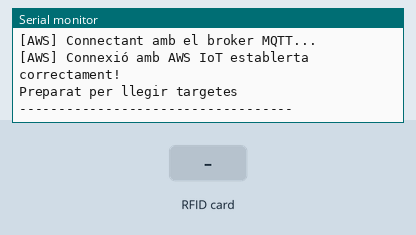
Simulated run of this sketch. Board: ESP32. Parts: the last lines printed to the serial monitor. The inputs (shaded band) are chosen by the test bench. WiFi joins after 1.5 s; servers stay silent unless stated; no MQTT or app messages arrive unless stated.

Above: at 2.9 s.
3.0 s: RFID card 12 34 56 78 held to the reader
At 3.7 s:
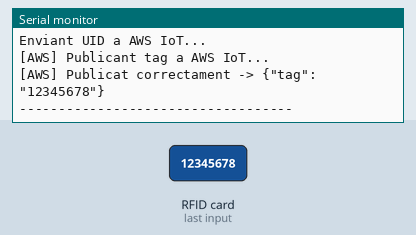
4.5 s: RFID card 5E 7A 19 C4 held to the reader
At 6.4 s:
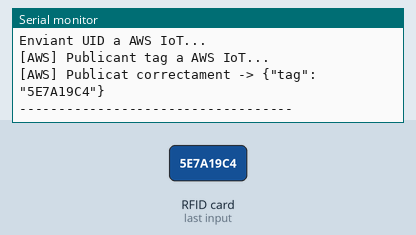

Measured:
- after the input at 3.0 s, the serial monitor: prints a new line at once (image 1)
- after the input at 4.5 s, the serial monitor: prints a new line after 0.68 s (image 2)

The sketch:

ReadNUID.ino
```cpp
#include <Arduino.h>

// Variables d'estat globals
bool WifiConnected = false;
bool AWSConnected = false;

// Declarem les funcions que estan en altres fitxers
void SetupRFID();
bool CheckRFID(String &tag);

void SetupWifi();
void CheckWifi();

void SetupAWS();
void CheckAWS();
void PublicaTag(String tag);

// Programa principal
// ─────────────────────────────────────────────────
void setup() {
  Serial.begin(9600);
  Serial.println("Iniciant sistema de lectura RFID...");

  // Inicialitza la connexió Wi-Fi
  SetupWifi();

  // Inicialitza el lector RFID
  SetupRFID();

  // Inicialitza la connexió amb AWS IoT Core
  SetupAWS();

  Serial.println("Preparat per llegir targetes");
  Serial.println("-----------------------------------");
}

void loop() {
  // Comprova que la connexió Wi-Fi segueixi activa
  CheckWifi();

  // Comprova i manté la connexió amb AWS IoT Core
  CheckAWS();

  // Comprova si s'ha llegit una targeta RFID
  String tag;
  if (CheckRFID(tag)) {
    Serial.print("Targeta detectada, UID: ");
    Serial.println(tag);

    // Si està connectat a AWS, publica la dada al núvol
    if (AWSConnected) {
      Serial.println("Enviant UID a AWS IoT...");
      PublicaTag(tag);
    } else {
      Serial.println("No connectat a AWS, no s'ha pogut publicar.");
    }

    Serial.println("-----------------------------------");
    delay(2000);
  }
}
```

AWS-IOT.ino
```cpp
#include "secrets.h"                // Certificats i configuració AWS
#include <WiFiClientSecure.h>       // Connexió segura (TLS)
#include <MQTTClient.h>             // Client MQTT per AWS
#include <ArduinoJson.h>            // Per a enviar dades en format JSON

// Nom del dispositiu (ha de coincidir amb el que tens a AWS IoT)
#define THINGNAME "ESP32"

// Temes MQTT (topics) per publicar i subscriure
#define AWS_IOT_SUBSCRIBE_TOPIC "iticbcn/espnode01/sub"
#define AWS_IOT_PUBLISH_TOPIC   "iticbcn/espnode01/pub"

// Clients per la connexió segura i MQTT
WiFiClientSecure net = WiFiClientSecure();
MQTTClient client = MQTTClient(256);

// ----------------------------------------------------
// Configuració inicial de connexió amb AWS
// ----------------------------------------------------
void SetupAWS() {
  Serial.println("[AWS] Inicialitzant connexió amb AWS IoT...");

  // Carregar certificats i claus
  net.setCACert(AWS_CERT_CA);          // Certificat Root CA d'Amazon
  net.setCertificate(AWS_CERT_CRT);    // Certificat del dispositiu
  net.setPrivateKey(AWS_CERT_PRIVATE); // Clau privada del dispositiu

  // Connectar el client MQTT amb el servidor AWS
  client.begin(AWS_IOT_ENDPOINT, 8883, net);

  // Intentem connectar
  Serial.println("[AWS] Connectant amb el broker MQTT...");
  if (client.connect(THINGNAME)) {
    Serial.println("[AWS] Connexió amb AWS IoT establerta correctament!");
    AWSConnected = true;
    // Ens subscrivim al topic per si AWS ens envia missatges
    client.subscribe(AWS_IOT_SUBSCRIBE_TOPIC);
  } else {
    Serial.print("[AWS] Error connectant amb AWS IoT. Codi: ");
    Serial.println(client.lastError());
    AWSConnected = false;
  }
}

// ----------------------------------------------------
// Revisar i mantenir connexió amb AWS IoT
// ----------------------------------------------------
void CheckAWS() {
  if (!client.connected()) {
    Serial.println("[AWS] Connexió amb AWS perduda. Reintentant...");

    // Reintentem la connexió
    if (client.connect(THINGNAME)) {
      Serial.println("[AWS] Reconnectat correctament a AWS IoT!");
      AWSConnected = true;
      client.subscribe(AWS_IOT_SUBSCRIBE_TOPIC);
    } else {
      Serial.println("[AWS] No s'ha pogut reconnectar a AWS IoT.");
      AWSConnected = false;
    }
  } else {
    // Si està connectat, mantenim viva la connexió MQTT
    client.loop();
    AWSConnected = true;
  }
}

// ----------------------------------------------------
// Publicar un UID (tag) al topic d’AWS
// ----------------------------------------------------
void PublicaTag(String tagID) {
  if (!AWSConnected) {
    Serial.println("[AWS] No connectat, no es pot publicar el missatge.");
    return;
  }

  Serial.println("[AWS] Publicant tag a AWS IoT...");

  // Crea un JSON senzill amb el tag
  String jsonPayload = "{\"tag\": \"" + tagID + "\"}";

  if (client.publish(AWS_IOT_PUBLISH_TOPIC, jsonPayload.c_str())) {
    Serial.print("[AWS] Publicat correctament -> ");
    Serial.println(jsonPayload);
  } else {
    Serial.println("[AWS] Error al publicar el missatge.");
  }
}
```

MRFC522.ino
```cpp
#include <SPI.h>
#include <MFRC522.h>

#define SS_PIN 5
#define RST_PIN 0

MFRC522 rfid(SS_PIN, RST_PIN);

void SetupRFID() {
  SPI.begin();         // Inicialitza el bus SPI
  rfid.PCD_Init();     // Inicialitza el lector RFID
  Serial.println("RFID inicialitzat correctament.");
}

bool CheckRFID(String &tag) {
  // Si no hi ha cap targeta nova, no fem res
  if (!rfid.PICC_IsNewCardPresent() || !rfid.PICC_ReadCardSerial()) {
    return false;
  }

  // Converteix el UID a String hexadecimal
  tag = "";
  for (byte i = 0; i < rfid.uid.size; i++) {
    if (rfid.uid.uidByte[i] < 0x10)
      tag += "0";
    tag += String(rfid.uid.uidByte[i], HEX);
  }

  tag.toUpperCase();

  // Atura la comunicació amb la tarjeta
  rfid.PICC_HaltA();
  rfid.PCD_StopCrypto1();

  Serial.println("Lectura completada correctament.");
  return true; // Hay tarjeta
}
```

secrets.h
```cpp
#include <pgmspace.h>
#define SECRET
#define THINGNAME "ESP32"
const char WIFI_SSID[] = "S32";
const char WIFI_PASSWORD[] = "12345678";
const char AWS_IOT_ENDPOINT[] = "a145nrobqwe8ok-ats.iot.us-east-1.amazonaws.com";
// Amazon Root CA 1
static const char AWS_CERT_CA[] PROGMEM = R"EOF(
-----BEGIN CERTIFICATE-----
MIIDQTCCAimgAwIBAgITBmyfz5m/jAo54vB4ikPmljZbyjANBgkqhkiG9w0BAQsF
ADA5MQswCQYDVQQGEwJVUzEPMA0GA1UEChMGQW1hem9uMRkwFwYDVQQDExBBbWF6
b24gUm9vdCBDQSAxMB4XDTE1MDUyNjAwMDAwMFoXDTM4MDExNzAwMDAwMFowOTEL
MAkGA1UEBhMCVVMxDzANBgNVBAoTBkFtYXpvbjEZMBcGA1UEAxMQQW1hem9uIFJv
b3QgQ0EgMTCCASIwDQYJKoZIhvcNAQEBBQADggEPADCCAQoCggEBALJ4gHHKeNXj
ca9HgFB0fW7Y14h29Jlo91ghYPl0hAEvrAIthtOgQ3pOsqTQNroBvo3bSMgHFzZM
9O6II8c+6zf1tRn4SWiw3te5djgdYZ6k/oI2peVKVuRF4fn9tBb6dNqcmzU5L/qw
IFAGbHrQgLKm+a/sRxmPUDgH3KKHOVj4utWp+UhnMJbulHheb4mjUcAwhmahRWa6
VOujw5H5SNz/0egwLX0tdHA114gk957EWW67c4cX8jJGKLhD+rcdqsq08p8kDi1L
93FcXmn/6pUCyziKrlA4b9v7LWIbxcceVOF34GfID5yHI9Y/QCB/IIDEgEw+OyQm
jgSubJrIqg0CAwEAAaNCMEAwDwYDVR0TAQH/BAUwAwEB/zAOBgNVHQ8BAf8EBAMC
AYYwHQYDVR0OBBYEFIQYzIU07LwMlJQuCFmcx7IQTgoIMA0GCSqGSIb3DQEBCwUA
A4IBAQCY8jdaQZChGsV2USggNiMOruYou6r4lK5IpDB/G/wkjUu0yKGX9rbxenDI
U5PMCCjjmCXPI6T53iHTfIUJrU6adTrCC2qJeHZERxhlbI1Bjjt/msv0tadQ1wUs
N+gDS63pYaACbvXy8MWy7Vu33PqUXHeeE6V/Uq2V8viTO96LXFvKWlJbYK8U90vv
o/ufQJVtMVT8QtPHRh8jrdkPSHCa2XV4cdFyQzR1bldZwgJcJmApzyMZFo6IQ6XU
5MsI+yMRQ+hDKXJioaldXgjUkK642M4UwtBV8ob2xJNDd2ZhwLnoQdeXeGADbkpy
rqXRfboQnoZsG4q5WTP468SQvvG5
-----END CERTIFICATE-----
)EOF";
// Device Certificate
static const char AWS_CERT_CRT[] PROGMEM = R"KEY(
-----BEGIN CERTIFICATE-----
MIIDWTCCAkGgAwIBAgIUcXnETQmGCzikfdSUgk0qQAAH6YIwDQYJKoZIhvcNAQEL
BQAwTTFLMEkGA1UECwxCQW1hem9uIFdlYiBTZXJ2aWNlcyBPPUFtYXpvbi5jb20g
SW5jLiBMPVNlYXR0bGUgU1Q9V2FzaGluZ3RvbiBDPVVTMB4XDTI1MTEyNzE4MTIw
MVoXDTQ5MTIzMTIzNTk1OVowHjEcMBoGA1UEAwwTQVdTIElvVCBDZXJ0aWZpY2F0
ZTCCASIwDQYJKoZIhvcNAQEBBQADggEPADCCAQoCggEBAMJOXfEnvYn+No9aydXy
Gg8rMB1CnTi9TbWxcKArjDmxOltmyRaafHambAh8FmskLjPSfcizo9kmDjcDQpU+
2tKcneuIC8ZLvguzsa6uPQcAfs/dXI13bUOqZKQWAKsmQY0gAlYthAPk9MPvAJVq
n1Pbv3mBYV/2nLOnNs83wrXBzqM01lCVtsB7d7gcp3SRBDSOw26ZEguVQZp46XWd
NlOI3Bwy4SEKTXwJUcw5I4SARplXSh+hc8U9IxFXkWzI1I0vGEgELpBcqZ+AnLOI
8NDIrptlOYhWs0uGv6ULVmhb7N4WdZIybp3ryplZ6Ft3pNNUezp8Ejq2WVAKKAoQ
9iMCAwEAAaNgMF4wHwYDVR0jBBgwFoAUh7XE2g+ilurmYeAxh/8RrfuEFUAwHQYD
VR0OBBYEFEz1h4UwnPEt/j0QRiVeVb5uxSI6MAwGA1UdEwEB/wQCMAAwDgYDVR0P
AQH/BAQDAgeAMA0GCSqGSIb3DQEBCwUAA4IBAQAXv+pc61l5Byq2SOkVWcQkWg4n
2HIJHLp370yVCGGYATigoE2138G/24xudAgVi/p6NXuG3WaX2ozK/9YCUnXmLBWG
GIVR9fW0xtDwrKVD3FSk/EGwo16ccwp/Fc/tQF9AuJXw2Tfkbs12dU1HXr6kjpiT
saITTYPenHYV55OOAbdu11CRPa8wu5hdLeklCGsQFZh4srHF9Ysuqtz2/J/BFnoU
E6kMa+hPNmrN71uYmxgDFPcJRgqut1XrwlmXY1Kfmwe4fMz6zdJ0ytBMqUia5fcj
F8aJvh62NNgZPAqttWHCKa8IM0zJWAgjMsRv0kRiQsY1soFlCqNWukuZ9jcO
-----END CERTIFICATE-----

)KEY";
// Device Private Key
static const char AWS_CERT_PRIVATE[] PROGMEM = R"KEY(
-----BEGIN RSA PRIVATE KEY-----
MIIEpgIBAAKCAQEAwk5d8Se9if42j1rJ1fIaDyswHUKdOL1NtbFwoCuMObE6W2bJ
Fpp8dqZsCHwWayQuM9J9yLOj2SYONwNClT7a0pyd64gLxku+C7Oxrq49BwB+z91c
jXdtQ6pkpBYAqyZBjSACVi2EA+T0w+8AlWqfU9u/eYFhX/acs6c2zzfCtcHOozTW
UJW2wHt3uByndJEENI7DbpkSC5VBmnjpdZ02U4jcHDLhIQpNfAlRzDkjhIBGmVdK
H6FzxT0jEVeRbMjUjS8YSAQukFypn4Ccs4jw0Mium2U5iFazS4a/pQtWaFvs3hZ1
kjJunevKmVnoW3ek01R7OnwSOrZZUAooChD2IwIDAQABAoIBAQCoVY5LY1twll0c
OtJLWLA83fSUFObyhgYx16S0DqYwQRtGnjiuLW6QuEM14pLlhXXFjaFNZFwZvz9n
Z5qig8690dN6fuV8iJf/uVDA/dB/JW23lZYeNQ3jJlaEVU+E9uKpaca8dDg/y3ZF
3ORLjhC0bNdoY69BnPxLJB12zl8QaG9mOJUneZaShtuVqJcautmsa2YVYheyyq72
8h8v90SCVV9DmzCGvYosx692SCPnjZpBeOOKk7fe67w5F8J2RqaUEUyonkj9K3lS
VaiRrDKgz/QPv7PZfEI2Z86VrQl9vKGqBTI8X2mM6qQDkE3HbIF47J7OlBV+rLMK
yajpbcPpAoGBAPjBJ85XqxFm5E5MdW7xihFpeWoq35uDVTmFqZXeoJPOtlMIPwSI
6iOyFLTh7BY8GaEHMEkTy0frdaMTV9kR4oYZT7ToJY4+efLeMOVzqLsEUbzclMNv
NLWH43NY9RZgAwNVaZlZKWjwGmHcUEeMggXWmZoySlDx6OpPQDzETv2vAoGBAMf3
NzJGNpj6I+tMrS67C6diwcLSmJ67214gLSRWIj29CPWVfYV3Fr/FOxlXlGdk2Fot
g4anycUXOTHnZDq0z3qM9eN/tP499p0i+BPPgcHMiwzIKYkrepeFy04l70COgO04
HazsFX+iI6DvoCxXUeLwPXGLesRMIjcSqKLL6n/NAoGBANWJ4qT0hyqqHATHB+xU
NsTZuVuVMF0sccWuYzT/ZvNbeRJwOsCm0/AOmE3qvyMbNpkQNbgV4OR9UX/LRBdY
jg+1vMG8ozink0IU0P63ubnJbG1nIeFfHm1TGMLVM5eglhWPhdYZPz4RF2S4nsW8
7YUbgsJmt3sjH2G85JUFpBWLAoGBAJWHkNfgV013p8p5cPuD1Uga+kdkUcpJMdYl
+3uziTFfnUZ/vfhCwFkw9GuT6R6T85EjfboA2Emwfw2JOZMIyCmdJPY09jQ0Q6jn
kFjIEADKoqQxPZYcVDTgUNIkXc+JgHFjSBWaCM2Dgl8DMWRW+53XBitVIL2PLPq/
0ijCkZ11AoGBAKhTKO3hsVwOcsLBsoQl8yQDGPoYT+f8vocGQpYIr8h8FNqx6pT6
5l+eKgXC6Jz+OQhi5EicXcncXVnQXh+fIWo7t+49s6sEGCtZvQSZlMl0WJFeIyhL
zsUjxGJMaXfkaL1LpjdUpYcyDuXpYS80lBM7yLYaR40mrK8zBQ0GPSQy
-----END RSA PRIVATE KEY-----
)KEY";
```

wifi.ino
```cpp
#include <WiFi.h>

// Dades de la xarxa wifi
const char *ssid = "S32";
const char *password = "12345678";

void SetupWifi() {
  Serial.println();
  Serial.print("[WiFi] Connectant a ");
  Serial.println(ssid);

  WiFi.begin(ssid, password);

  int intents = 0;
  int maxIntents = 20; // nombre màxim d’intents de connexió

  while (WiFi.status() != WL_CONNECTED && intents < maxIntents) {
    delay(500);
    Serial.print(".");
    intents++;
  }

  if (WiFi.status() == WL_CONNECTED) {
    Serial.println("");
    Serial.println("Wi-Fi connectada correctament!");
    Serial.print("IP assignada: ");
    Serial.println(WiFi.localIP());
  } else {
    Serial.println("");
    Serial.println("No s'ha pogut connectar a la Wi-Fi!");
    Serial.println("Revisa l'SSID o la contrasenya.");
  }
}

void CheckWifi() {
  if (WiFi.status() != WL_CONNECTED) {
    Serial.println("[WiFi] Connexió perduda, tornant a connectar...");
    WiFi.disconnect();
    WiFi.begin(ssid, password);

    int intents = 0;
    while (WiFi.status() != WL_CONNECTED && intents < 20) {
      delay(500);
      Serial.print(".");
      intents++;
    }

    if (WiFi.status() == WL_CONNECTED) {
      Serial.println("");
      Serial.println("Reconnectat correctament a la Wi-Fi!");
    } else {
      Serial.println("");
      Serial.println("No s'ha pogut reconnectar a la Wi-Fi.");
    }
  }
}
```
